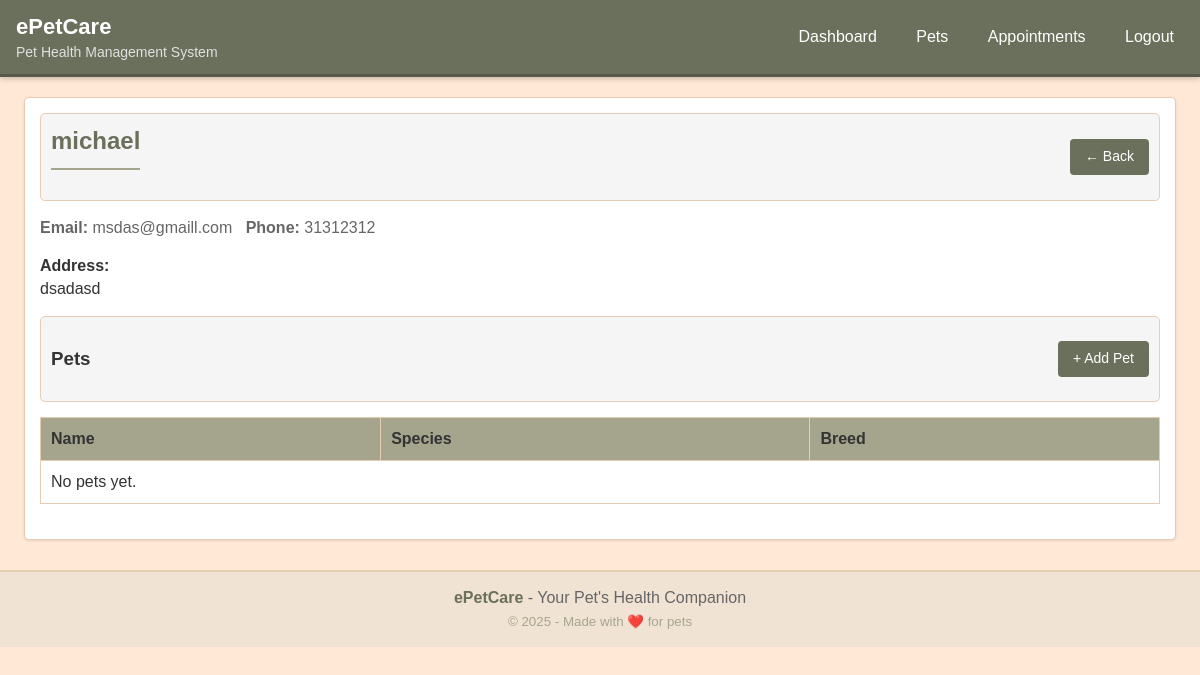
The app's page /owners/1/ (signed in) with its own data.
### clinic/models.py (models this page shows, shortened)
class Owner(models.Model):
    user = models.OneToOneField(User, on_delete=models.CASCADE, related_name='owner_profile', null=True, blank=True)
    full_name = models.CharField(max_length=120)
    email = models.EmailField(blank=True)
    phone = models.CharField(max_length=30, blank=True)
    address = models.TextField(blank=True)
    created_at = models.DateTimeField(auto_now_add=True)

### clinic/views.py (the view)
# urls.py: path('owners/<int:pk>/', views.owner_detail, name='owner_detail'),
def owner_detail(request, pk: int):
    owner = get_object_or_404(Owner, pk=pk)
    pets = owner.pets.all().order_by('name')
    return render(request, 'clinic/owner_detail.html', {"owner": owner, "pets": pets})

### clinic/templates/clinic/owner_detail.html (shortened to what this page needs)
{% extends 'clinic/base.html' %}
{% block content %}
<div class="toolbar">
  <h2>{{ owner.full_name }}</h2>
  <a class="btn" href="{% url 'owner_list' %}">← Back</a>
</div>
<p class="muted"><strong>Email:</strong> {{ owner.email|default:'-' }} &nbsp; <strong>Phone:</strong> {{ owner.phone|default:'-' }}</p>
<p><strong>Address:</strong><br>{{ owner.address|linebreaksbr }}</p>
<div class="toolbar" style="margin-top:16px;">
  <h3>Pets</h3>
  <a class="btn" href="{% url 'pet_create' %}?owner={{ owner.id }}">+ Add Pet</a>
</div>
<table>
  <thead>
    <tr><th>Name</th><th>Species</th><th>Breed</th></tr>
  </thead>
  <tbody>
    {% for pet in pets %}
      <tr>
        <td><a href="{% url 'pet_detail' pet.pk %}">{{ pet.name }}</a></td>
        <td>{{ pet.get_species_display }}</td>
        <td>{{ pet.breed|default:'-' }}</td>
      </tr>
    {% empty %}
      <tr><td colspan="3">No pets yet.</td></tr>
    {% endfor %}
  </tbody>
</table>
{% endblock %}

### clinic/static/clinic/styles.css (style rules this page uses)
:root { --bg:#FFE8D6; --panel:#ffffff; --muted:#666666; --text:#333333; --brand:#6B705C; --brand-2:#565B49; --good:#6B8E23; --warn:#D4A373; --bad:#BC6C25; --border:#E6CCB2; --card:#ffffff; --primary-light:#A5A58D; --accent:#CB997E; }
* { box-sizing:border-box }
body { color:var(--text); margin:0; font-family: Arial, Helvetica, sans-serif; background:var(--bg); line-height:1.4; }
.btn { display:inline-block; padding:8px 15px; background:var(--brand); color:white; border-radius:4px; text-decoration:none; border:none; cursor:pointer; font-size:14px; }
.toolbar { display:flex; justify-content:space-between; align-items:center; margin-bottom:15px; padding:10px; background:#f5f5f5; border:1px solid var(--border); border-radius:5px; }
table { width:100%; border-collapse:collapse; margin-bottom:20px; }
th { color:#333; background-color:var(--primary-light); font-weight:bold; text-align:left; padding:10px; border:1px solid var(--border); }
td { background:white; border:1px solid var(--border); padding:10px; }
.muted { color:var(--muted); }
h2 { margin-top:0; padding-bottom:10px; border-bottom:2px solid var(--primary-light); color:var(--brand); }

### records on screen
Owner: full_name "michael", email "msdas@gmaill.com", phone "31312312", address "dsadasd"
